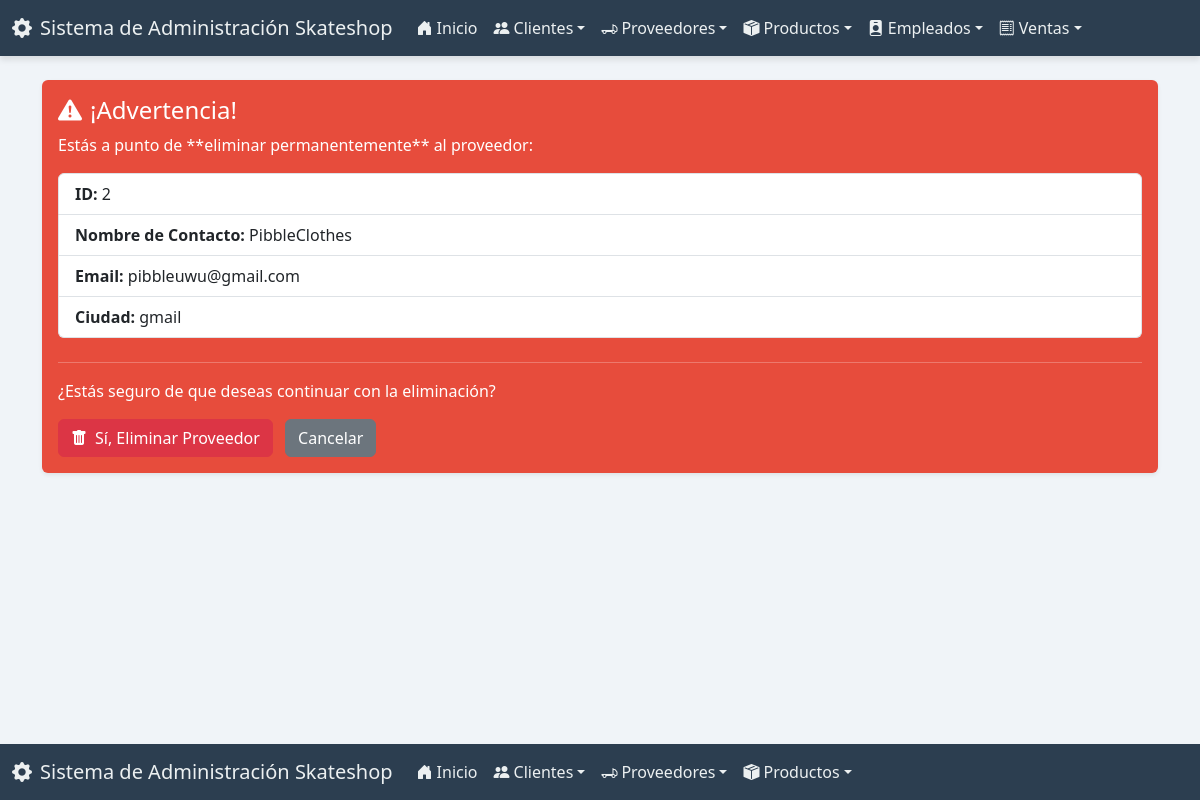
Page /proveedores/borrar/2/ on the committed database.
### app_Skateshop/models.py (models this page shows, shortened)
class Proveedor(models.Model):
    contacto_nombre = models.CharField(max_length=100)
    telefono = models.CharField(max_length=15)
    email = models.EmailField(unique=True)
    direccion = models.TextField()
    pais = models.CharField(max_length=50)
    estado = models.CharField(max_length=50)
    ciudad = models.CharField(max_length=50)

### app_Skateshop/views.py (the view)
# urls.py: path('proveedores/borrar/<int:pk>/', views.borrar_proveedor, name='borrar_proveedor'),
def borrar_proveedor(request, pk):
    proveedor = get_object_or_404(Proveedor, pk=pk)
    if request.method == 'POST':
        proveedor.delete()
        return redirect('ver_proveedores')
    context = {'proveedor': proveedor}
    return render(request, 'proveedor/borrar_proveedor.html', context)

### app_Skateshop/templates/proveedor/borrar_proveedor.html (shortened to what this page needs)
{% extends 'base.html' %}
{% block content %}
<div class="alert alert-danger shadow-sm" role="alert">
    <h4 class="alert-heading"><i class="bi bi-exclamation-triangle-fill me-2"></i>¡Advertencia!</h4>
    <p>Estás a punto de **eliminar permanentemente** al proveedor:</p>
    <ul class="list-group mb-4">
        <li class="list-group-item"><strong>ID:</strong> {{ proveedor.pk }}</li>
        <li class="list-group-item"><strong>Nombre de Contacto:</strong> {{ proveedor.contacto_nombre }}</li>
        <li class="list-group-item"><strong>Email:</strong> {{ proveedor.email }}</li>
        <li class="list-group-item"><strong>Ciudad:</strong> {{ proveedor.ciudad }}</li>
    </ul>
    <hr>
    <p class="mb-0">¿Estás seguro de que deseas continuar con la eliminación?</p>
    <form method="post" action="{% url 'borrar_proveedor' pk=proveedor.pk %}" class="mt-3">
        <button type="submit" class="btn btn-danger me-2"><i class="bi bi-trash-fill me-2"></i>Sí, Eliminar Proveedor</button>
        <a href="{% url 'ver_proveedores' %}" class="btn btn-secondary">Cancelar</a>
    </form>
</div>
{% endblock %}

### static/css/style.css (style rules this page uses)
body { background-color: #f0f4f8; color: #34495e; }
.alert-danger { background-color: #e74c3c; color: white; border: none; }
.page-container { display: flex; flex-direction: column; min-height: 100vh; }

### rows in the picture
Proveedor: pk "2", contacto_nombre "PibbleClothes", email "pibbleuwu@gmail.com", ciudad "gmail"
